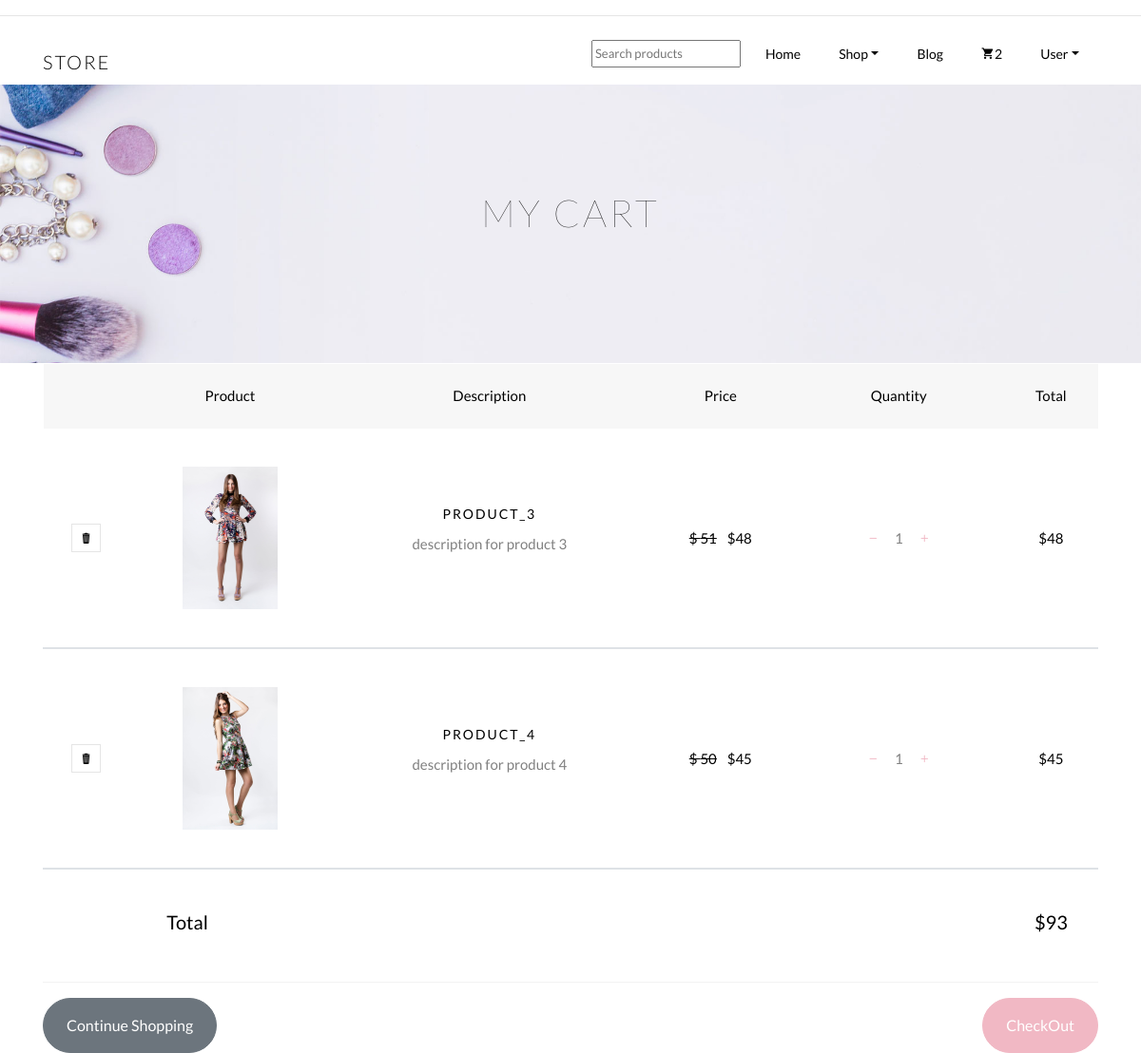
The app's page /cart/ (signed in) with its own data.
### products/models.py (models this page shows, shortened)
class Order(models.Model):
    user = models.ForeignKey(User, on_delete=models.CASCADE)
    ordered = models.BooleanField(default=False)
    reference_code = models.CharField(max_length=20)
    product = models.ManyToManyField(OrderProduct)
    start_date = models.DateTimeField(auto_now_add=True)
    ordered_date = models.DateTimeField(auto_now_add = True)
    billing_address = models.ForeignKey('BillingAddress', on_delete = models.SET_NULL, blank=True, null=True)
    payment_info = models.ForeignKey('Payment', on_delete = models.SET_NULL, blank=True, null=True)
    order_status = models.ForeignKey('OrderStatus', on_delete = models.SET_NULL, blank=True, null=True)
    def get_grand_total(self):
        total = 0
        for product in self.product.all():
            total += product.get_total_price()
        return total

class OrderProduct(models.Model):
    user = models.ForeignKey(User, on_delete=models.CASCADE)
    ordered = models.BooleanField ( default=False )
    product = models.ForeignKey(Product, on_delete = models.CASCADE)
    quantity = models.IntegerField(default=1)
    def get_total_price(self):
        total_price = 0
        if self.product.discounted_price:
            total_price = self.quantity*self.product.discounted_price
        else:
            total_price = self.quantity*self.product.price
        return total_price

class Product(models.Model):
    name = models.CharField(max_length=50)
    picture = models.ImageField(upload_to= 'items/images', blank = True, null = True)
    price = models.IntegerField()
    discounted_price = models.IntegerField(blank=True, null=True)
    description = models.CharField(max_length=250)
    additional_information = models.TextField(max_length=3000)
    category = models.CharField(choices = CATEGORY_CHOICES, max_length = 5)
    featured = models.CharField(choices = FEATURE_CHOICES, max_length = 10, blank=True, null=True)
    label = models.CharField(choices = LABEL_CHOICES, max_length = 15, blank=True, null=True)
    color_label = models.CharField(choices = COLOR_LABEL, max_length = 9, blank=True, null=True)
    slug = models.SlugField()

### products/views.py (the view)
# urls.py: path('cart/', views.OrderSummary.as_view(), name = 'cart'),
class OrderSummary(LoginRequiredMixin,View):
    def get(self, *args, **kwargs):
        try:
            form = Query()
            object = Order.objects.get(user=self.request.user, ordered=False)
            context = {
                'object': object,
                'query_form':form
            }
            return render(self.request, 'products/cart.html', context)
        except ObjectDoesNotExist:
            messages.warning(self.request, 'Your cart is empty.')
            return redirect('home')

### products/forms.py
class Query(forms.Form):
    name = forms.CharField(widget=forms.TextInput(attrs = {'type':"text",
                        "class":"form-group",
                        'placeholder':"Search products",
                        'aria-label':"search"
                        }))

### products/templatetags/cart_template_tags.py (called while the page is built)
@register.filter
def cart_product_count(user):
    if user.is_authenticated:
        qs = Order.objects.filter(user=user, ordered=False)
        if qs.exists():
            count = qs[0].product.count()
            if count != None:
                return count
            else:
                count= 0
            return count
    return 0

### templates/products/cart.html (shortened to what this page needs)
{% extends 'index.html' %}
{% load static %}
{% block content %}
  <body>
		<div class="hero-wrap hero-bread" style="background-image: url({% static "images/bg_6.jpg" %});">
      <div class="container">
        <div class="row no-gutters slider-text align-items-center justify-content-center">
          <div class="col-md-9 animate text-center">
            <h1 class="mb-0 bread">My Cart</h1>
            <p class="breadcrumbs"><span class="mr-2"><a href="index.html"></a></span> </p>
          </div>
        </div>
      </div>
    </div>
		<section class="section cart">
			<div class="container">
				<div class="row">
    				<div class="col-md-12">
    				<div class="cart-list">
	    				<table class="table">
						    <thead class="thead-primary">
						      <tr class="text-center">
								<th></th>
								<th>Product</th>
								<th>Description</th>
						        <th>Price</th>
						        <th>Quantity</th>
						        <th>Total</th>
						      </tr>
							</thead>
							{% for order_product in object.product.all %}
						    <tbody>
						      <tr class="text-center">
						        <td class="product-remove"><a href="{% url 'remove_from_cart' order_product.product.id %}"><span class="ion-ios-trash"></span></a></td>
						        <td class="image-prod"><div class="img" style="background-image:url({{ order_product.product.picture.url }});"></div></td>
						        <td class="product-name">
						        	<h3>{{ order_product.product.name }}</h3>
						        	<p>{{ order_product.product.description }}</p>
						        </td>
						        {% if order_product.product.discounted_price %}
									<td class="price"><span class="mr-2 price-dc"><del>$ {{ order_product.product.price }}</del></span> ${{ order_product.product.discounted_price }}</td>
								{% else %}
									<td class="price">${{ order_product.product.price }}</td>
								{% endif %}
								<td class="quantity">
									<a href="{% url 'minus_one' order_product.product.id %}"><span class="ion-ios-remove mr-3"></span></a>
									{{ order_product.quantity }}
									<a href="{% url 'plus_one' order_product.product.id %}"><span class="ion-ios-add ml-3"></span></a>
								</td>
						        <td class="total">${{ order_product.get_total_price }}</td>
							  </tr>
							  {% endfor %}
							</tbody>
							<tr>
								<td colspan="2"><b><h5>Total</h5></b></td>
								<td ></td>
								<td ></td>
								<td ></td>
								<td ><h5>${{ object.get_grand_total }}</h5></td>
							</tr>
						  </table>
						  <a href="{% url 'home' %}" class="btn btn-secondary py-3 px-4">Continue Shopping</a>
						  <a href="{% url 'checkout' %}" class="btn btn-primary py-3 px-4 float-right">CheckOut</a>
					  </div>
    			</div>
    		</div>
    		</div>
		</section>
	</body>
{% endblock %}

### templates/index.html (shortened to what this page needs)
{% load static %}
{% load cart_template_tags %}
<!DOCTYPE html>
<html lang="en">
  <head>
    <link rel="stylesheet" href="{% static "css/open-iconic-bootstrap.min.css" %}">
    <link rel="stylesheet" href="{% static 'css/animate.css' %}">
    <link rel="stylesheet" href="{% static "css/owl.carousel.min.css" %}">
    <link rel="stylesheet" href="{% static 'css/owl.theme.default.min.css' %}">
    <link rel="stylesheet" href="{% static 'css/magnific-popup.css' %}">
    <link rel="stylesheet" href="{% static "css/aos.css" %}">
    <link rel="stylesheet" href="{% static "css/ionicons.min.css" %}">
    <link rel="stylesheet" href="{% static "css/bootstrap-datepicker.css" %}">
    <link rel="stylesheet" href="{% static "css/jquery.timepicker.css" %}">
    <link rel="stylesheet" href="{% static "css/flaticon.css" %}">
    <link rel="stylesheet" href="{% static "css/icomoon.css" %}">
    <link rel="stylesheet" href="{% static "css/style.css" %}">
  </head>
  <body>
    <nav class="navbar navbar-expand-lg navbar-dark ftco_navbar bg-dark ftco-navbar-light" id="ftco-navbar">
	    <div class="container">
	      <a class="navbar-brand" href="{% url 'home' %}">Store</a>
	      <div class="collapse navbar-collapse" id="ftco-nav">
	        <ul class="navbar-nav ml-auto">
          <form action="{% url 'search_results' %}" method="POST" class="form mt-3">{% csrf_token %}
            <div style="font-size: small; padding: 6px;" class="form-group d-flex">
            {{ query_form.name }}
            </div>
            </form>
	          <li class="nav-item active"><a href="{% url 'home' %}" class="nav-link">Home</a></li>
	          <li class="nav-item dropdown">
              <a class="nav-link dropdown-toggle" href="#" id="dropdown04" data-toggle="dropdown" aria-haspopup="true" aria-expanded="false">Shop</a>
            </li>
            <li class="nav-item active"><a href="{% url 'blog' %}" class="nav-link">Blog</a>
            </li>
              <li class="nav-item cta cta-colored"><a href="{%url 'cart' %}" class="nav-link"><span class="icon-shopping_cart"></span>{{ request.user|cart_product_count }}</a></li>
              <li class="nav-item dropdown">
              <a class="nav-link dropdown-toggle" href="#" id="dropdown04" data-toggle="dropdown" aria-haspopup="true" aria-expanded="false">User</a>
              </li>
	        </ul>
	      </div>
	    </div>
	  </nav>
	  <hr>
    <div class="mt-5 pt-4">
      </div>
	  {% block content %}
  {% endblock %}
  </body>
</html>

### static_env/css/icomoon.css (style rules this page uses)
[class^="icon-"], [class*=" icon-"] { font-family: 'icomoon' !important; speak: none; font-style: normal; font-weight: normal; font-variant: normal; text-transform: none; line-height: 1; -webkit-font-smoothing: antialiased; -moz-osx-font-smoothing: grayscale; }
.icon-shopping_cart:before { content: "\e8cc"; }

### records on screen
OrderProduct: product.picture (picture), product.name "PRODUCT_3", product.description "description for product 3", product.price "51", product.discounted_price "48", quantity "1", get_total_price "48"
OrderProduct: product.picture (picture), product.name "PRODUCT_4", product.description "description for product 4", product.price "50", product.discounted_price "45", quantity "1", get_total_price "45"
Order: get_grand_total "93"

### other values on screen
{{ request.user|cart_product_count }} "2"
